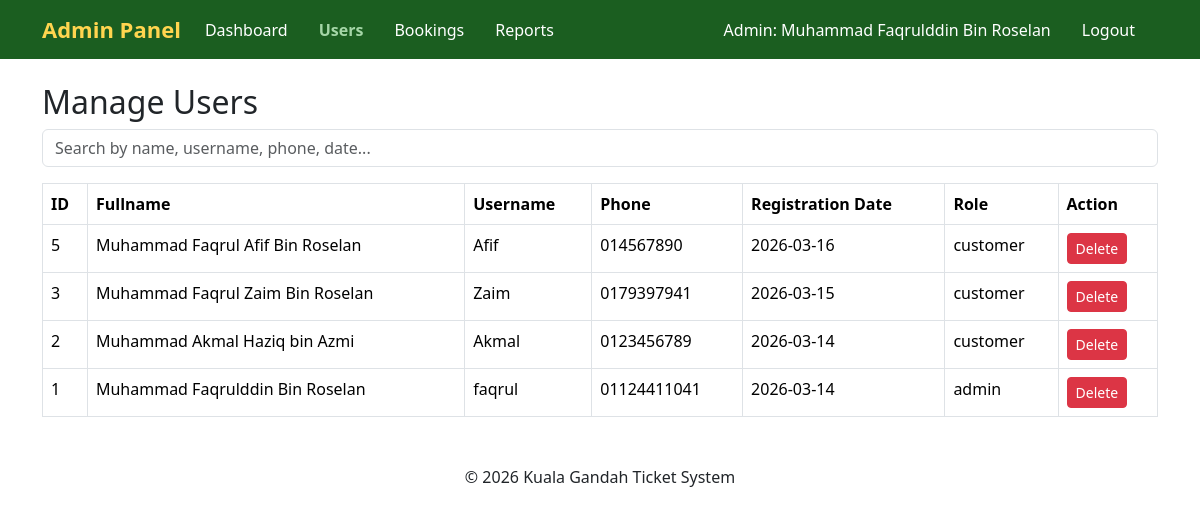
The page /admin/users.php (signed in) on the database its author committed.
### tables this page shows
CREATE TABLE `users` (
  `id` int(11) NOT NULL,
  `fullname` varchar(100) DEFAULT NULL,
  `username` varchar(50) DEFAULT NULL,
  `password` varchar(255) DEFAULT NULL,
  `phone` varchar(20) DEFAULT NULL,
  `regdate` date DEFAULT NULL,
  `role` enum('admin','customer') DEFAULT 'customer'
);

### admin/users.php (the view, shortened to what this page needs)
<?php
include "../conn.php";
include "header_admin.php";
$limit = 8;
function fetchUsers($conn, $search, $start, $limit) {
    if ($search !== '') {
        $like = "%{$search}%";
        $stmt = $conn->prepare(
            "SELECT id, fullname, username, phone, role, regdate
             FROM users
             WHERE fullname LIKE ? OR username LIKE ? OR phone LIKE ? OR regdate LIKE ?
             ORDER BY id DESC
             LIMIT ?, ?"
        );
        $stmt->bind_param("ssssii", $like, $like, $like, $like, $start, $limit);
    } else {
        $stmt = $conn->prepare(
            "SELECT id, fullname, username, phone, role, regdate
             FROM users
             ORDER BY id DESC
             LIMIT ?, ?"
        );
        $stmt->bind_param("ii", $start, $limit);
    }
    $stmt->execute();
    return $stmt->get_result();
}
$start = 0;
$result = fetchUsers($conn, '', $start, $limit);
?>
<h2>Manage Users</h2>
<input type="text" id="search" class="form-control mb-3" placeholder="Search by name, username, phone, date...">
<div id="userTable">
    <table class="table table-bordered">
        <tr>
            <th>ID</th>
            <th>Fullname</th>
            <th>Username</th>
            <th>Phone</th>
            <th>Registration Date</th>
            <th>Role</th>
            <th>Action</th>
        </tr>
        <?php while ($row = $result->fetch_assoc()) { ?>
            <tr>
                <td><?= htmlspecialchars($row['id']) ?></td>
                <td><?= htmlspecialchars($row['fullname']) ?></td>
                <td><?= htmlspecialchars($row['username']) ?></td>
                <td><?= htmlspecialchars($row['phone']) ?></td>
                <td><?= htmlspecialchars($row['regdate']) ?></td>
                <td><?= htmlspecialchars($row['role']) ?></td>
                <td>
                    <a href="delete_user.php?id=<?= urlencode($row['id']) ?>" class="btn btn-danger btn-sm" onclick="return confirm('Delete this user?')">Delete</a>
                </td>
            </tr>
        <?php } ?>
    </table>
</div>
<?php include "footer_admin.php"; ?>

### style.css (style rules this page uses)
body { background-color:#f5f5f5; font-family:Arial, sans-serif; }
input { width:100%; padding:8px; margin-top:5px; margin-bottom:15px; border:1px solid #ccc; border-radius:5px; }

### rows shown on the page
users: id "5", fullname "Muhammad Faqrul Afif Bin Roselan", username "Afif", phone "014567890", regdate "2026-03-16", role "customer"
users: id "3", fullname "Muhammad Faqrul Zaim Bin Roselan", username "Zaim", phone "0179397941", regdate "2026-03-15", role "customer"
users: id "2", fullname "Muhammad Akmal Haziq bin Azmi", username "Akmal", phone "0123456789", regdate "2026-03-14", role "customer"
users: id "1", fullname "Muhammad Faqrulddin Bin Roselan", username "faqrul", phone "01124411041", regdate "2026-03-14", role "admin"

### other values the page prints
$_SESSION['fullname'] "Muhammad Faqrulddin Bin Roselan"
